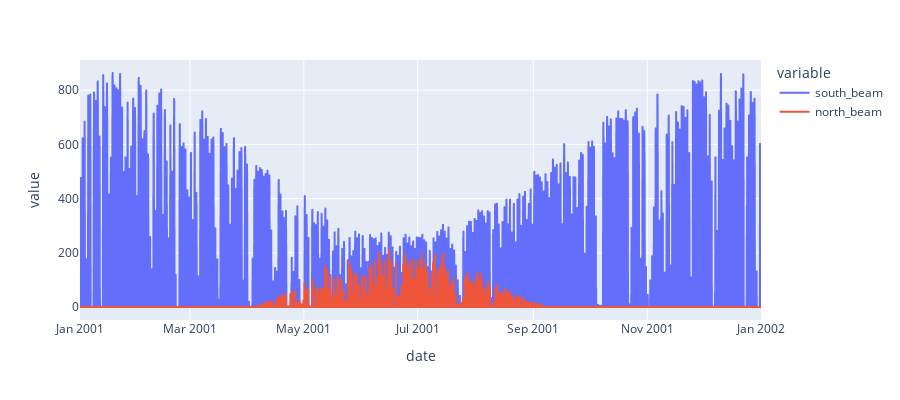

The cell this chart's notebook holds for it:
### Code cell
import plotly.express as px

#fig = px.line(df_graph,x='date',y=['T_ext','T_z','T_s0','T_s1'],height=400)
fig = px.line(df_graph,x='date',y=['south_beam', 'north_beam'],height=400)
#fig = px.line(df_graph,x='date',y='east_dif',height=400)
#fig.update_traces(line_color="red")
#fig2 = px.line(df_eplus,x='time',y=17)
#fig.add_trace(fig2.data[0])

fig.show()

### Figure 1 — Plotly figure (JSON) as saved in the notebook; plotly's stock layout.template omitted (floating-point values rounded to 4 significant figures; data arrays with more than 128 entries replaced by an {"elided": "..."} marker saying what was removed)
{"data": [{"hovertemplate": "variable=south_beam<br>date=%{x}<br>value=%{y}<extra></extra>", "legendgroup": "south_beam", "line": {"color": "#636efa", "dash": "solid"}, "marker": {"symbol": "circle"}, "mode": "lines", "name": "south_beam", "showlegend": true, "type": "scattergl", "x": {"elided": "8760 str values"}, "xaxis": "x", "y": {"elided": "8760 float values"}, "yaxis": "y"}, {"hovertemplate": "variable=north_beam<br>date=%{x}<br>value=%{y}<extra></extra>", "legendgroup": "north_beam", "line": {"color": "#EF553B", "dash": "solid"}, "marker": {"symbol": "circle"}, "mode": "lines", "name": "north_beam", "showlegend": true, "type": "scattergl", "x": {"elided": "8760 str values"}, "xaxis": "x", "y": {"elided": "8760 float values"}, "yaxis": "y"}], "layout": {"height": 400, "legend": {"title": {"text": "variable"}, "tracegroupgap": 0}, "margin": {"t": 60}, "xaxis": {"anchor": "y", "domain": [0, 1], "title": {"text": "date"}}, "yaxis": {"anchor": "x", "domain": [0, 1], "title": {"text": "value"}}}}
